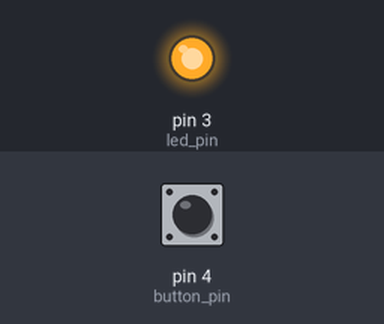
Simulated run of this sketch. Board: Arduino Uno, built with avr-gcc and run on an emulated ATmega328P. Parts: output pins drawn as LEDs (lit = HIGH). The inputs (shaded band) are chosen by the test bench; at power-on: pin 4 (button_pin) HIGH. What the sketch prints to the serial monitor is not drawn.

Above: at 1.2 s.
1.3 s: pin 4 (button_pin) pulled LOW for 0.15 s
At 1.38 s:
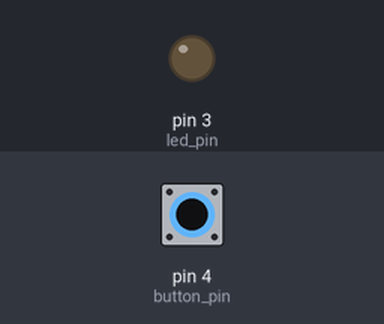
2.9 s: pin 4 (button_pin) pulled LOW for 3.2 s
At 7.4 s:
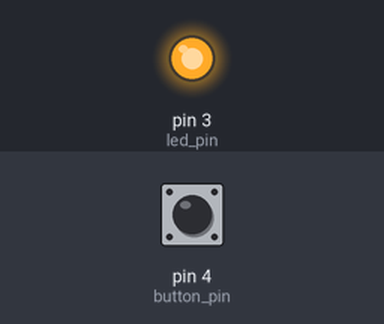
Timing chart, 0 to 8.9 s (numbered marks = the images above; inputs shaded):
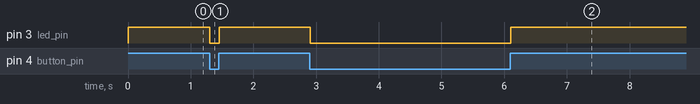

The sketch:

01_pullup.ino
```cpp
int led_pin = 3;
int button_pin = 4;
int button_state;

void setup() {
    pinMode(led_pin, OUTPUT);
    Serial.begin(9600);
    pinMode(button_pin, INPUT_PULLUP);
}

void loop() {
    button_state = digitalRead(button_pin);
    Serial.println(button_state, BIN);
    digitalWrite(led_pin, button_state);
}
```

Measured:
- after the input at 1.3 s, pin 3 (led_pin): HIGH → LOW at once, → HIGH 0.15 s later
- after the input at 2.9 s, pin 3 (led_pin): HIGH → LOW at once, → HIGH 3.2 s later
